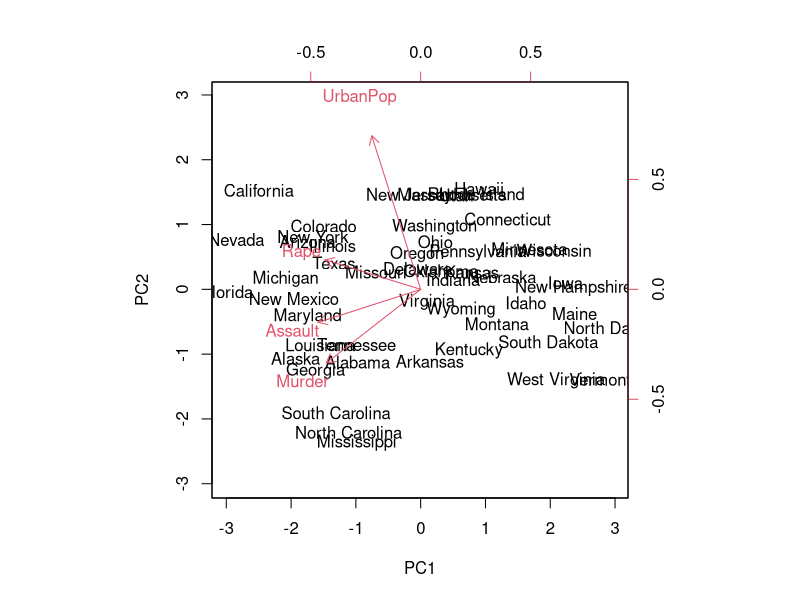
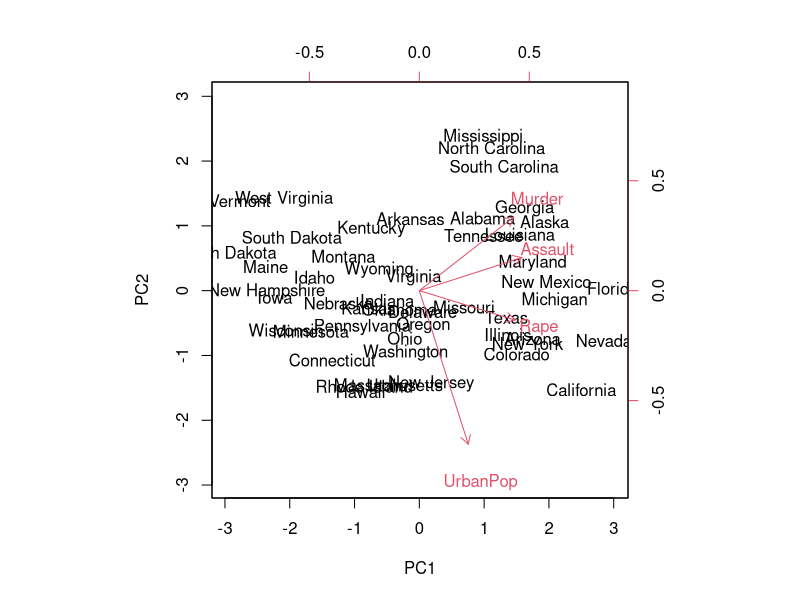
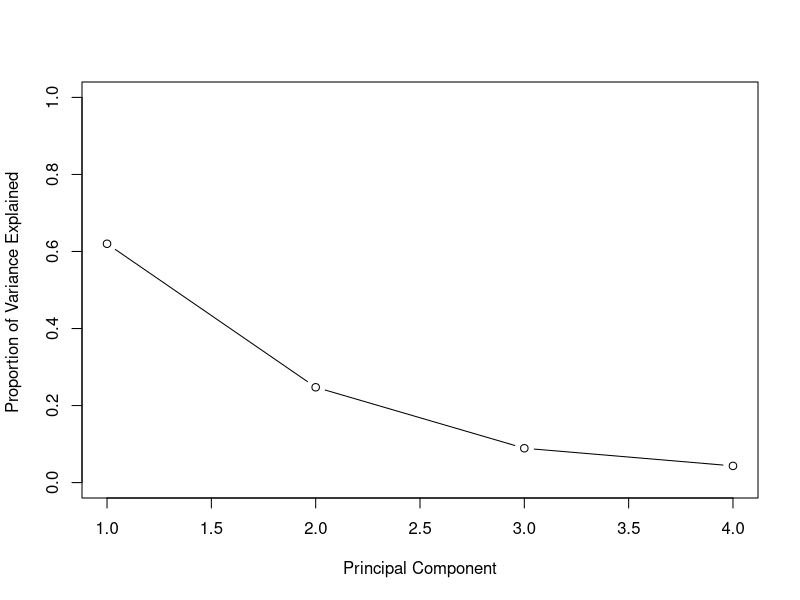
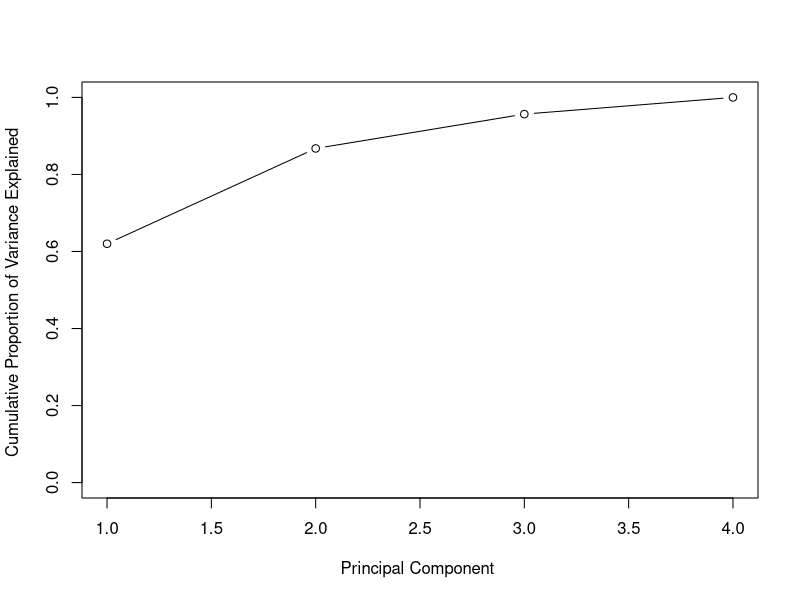

Generate these figures, in order, with R:
###ML2 Team 18 10.4 PCA###
rm(list=ls())


states<-row.names(USArrests )
states

names(USArrests)#The columns of the data set contain the four variables.

apply(USArrests , 2, mean)#there are on average three times as many rapes as murders, and more than eight times as many assaults as rapes.


apply(USArrests , 2, var)

pr.out=prcomp(USArrests , scale=TRUE)#scale the variables to have standard deviation one.
names(pr.out)
pr.out$center
pr.out$scale
pr.out$rotation


dim(pr.out$x)
biplot (pr.out , scale =0)

pr.out$rotation=-pr.out$rotation
pr.out$x=-pr.out$x
biplot (pr.out , scale =0)



pr.out$sdev
pr.var=pr.out$sdev ^2
pr.var

pve=pr.var/sum(pr.var)
pve

plot(pve , xlab=" Principal Component ", ylab="Proportion of Variance Explained ", ylim=c(0,1),type='b')
plot(cumsum(pve), xlab="Principal Component ", ylab="Cumulative Proportion of Variance Explained ", ylim=c(0,1),type='b')

a<-c(1,2,8,-3)
cumsum(a) #computes the cumulative sum of the elements of a numeric vector
